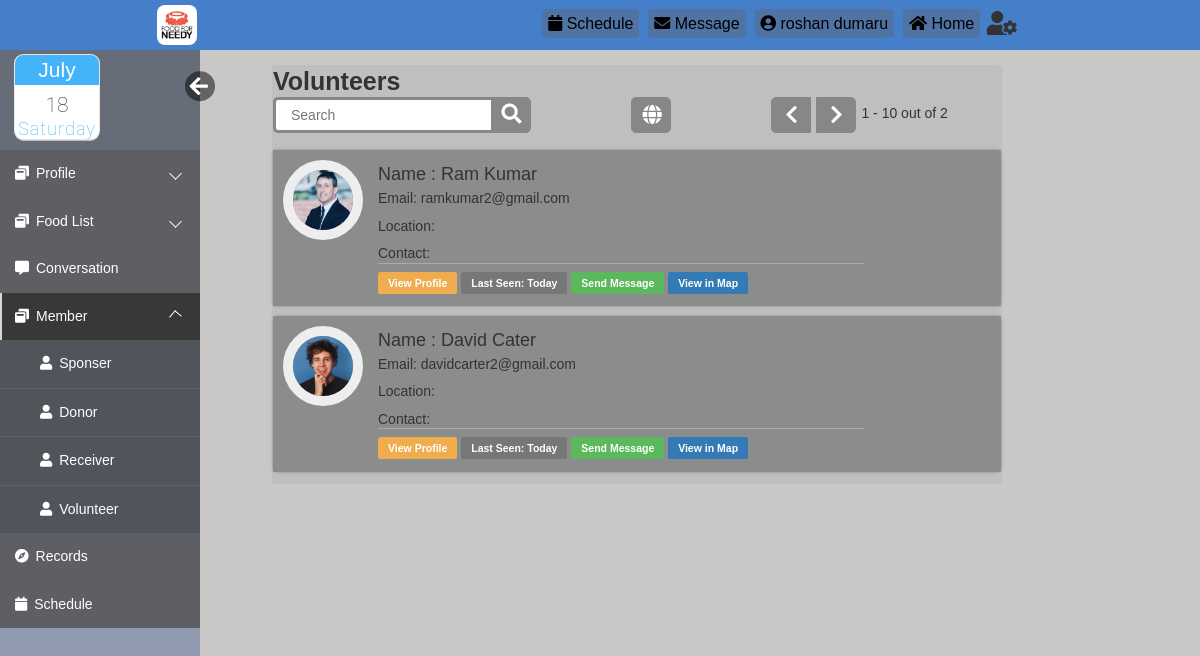
The app's page /html/volunteer.php (signed in) with its own data.
### tables this page shows
CREATE TABLE `register` (
  `reg_id` int(10) UNSIGNED NOT NULL,
  `username` varchar(20) NOT NULL,
  `pic` varchar(255) DEFAULT NULL,
  `user_type` varchar(20) DEFAULT NULL,
  `firstname` varchar(20) NOT NULL,
  `lastname` varchar(20) NOT NULL,
  `email` varchar(40) DEFAULT NULL,
  `location` varchar(30) DEFAULT NULL,
  `lan` float DEFAULT NULL,
  `log` float DEFAULT NULL,
  `contact` text COMMENT 'Contact No',
  `dob` date DEFAULT NULL,
  `created_at` timestamp NOT NULL DEFAULT CURRENT_TIMESTAMP,
  `updated_at` datetime DEFAULT NULL ON UPDATE CURRENT_TIMESTAMP,
  `password` varchar(40) NOT NULL,
  `secret_key` varchar(6) DEFAULT NULL,
  `verified` tinyint(1) NOT NULL DEFAULT '0',
  `verifiedby_id` int(6) NOT NULL DEFAULT '0' COMMENT 'Verified By',
  `remark` varchar(50) DEFAULT NULL,
  `status` tinyint(4) DEFAULT '1',
  `code` varchar(10) DEFAULT NULL
);

### html/volunteer.php (the view, shortened to what this page needs)
<?php
$search=0;
$pos10=10;
$pos=@$_GET['pos'];
 ?>
<!DOCTYPE html>
<html lang="en">
<head>
    <link rel="stylesheet" href="https://maxcdn.bootstrapcdn.com/bootstrap/3.3.6/css/bootstrap.min.css">
    <link rel="stylesheet" href="https://maxcdn.bootstrapcdn.com/font-awesome/4.6.3/css/font-awesome.min.css">
    <link rel="stylesheet" href="css/loginindex.css">
    <link rel="stylesheet" href="css/editprofile.css">
    <link rel="stylesheet" href="css/index.css">
    <link rel="stylesheet" href="https://use.fontawesome.com/releases/v5.3.1/css/all.css">
    <link rel="stylesheet" href="css/datetime.css">
</head>
<body>
    <div class="body_wrapper">
        <div class="container">
            <div class="col-md-8 col-sm-9 contains">
                <div class="panel profile-panel">
        <caption><b style="font-size:25px;">Volunteers</b></caption>
        <br>
        <form action="volunteer.php" method="POST">
            <div class="search">
                <input type="text" style="color:black" class="searchTerm" placeholder="Search" name="search" required="required">
                <button type="submit" name="searchsubmit" class="searchButton">
                 <i class="fa fa-search"></i>
                 </button>
                 <a class="globe" href="volunteer.php?pos=9999"><i class="fa fa-globe"></i></a>
                  <?php
                          $sql = "SELECT * from `register` WHERE  `user_type`='Volunteer'";
                            require_once("DBConnect.php");
                            $resulttotal = $conn-> query($sql);
                            $total = mysqli_num_rows($resulttotal);
                            if($pos==null){$pos=0;
                                $pos10=$pos+10;}else{
                                    $pos10=10;
                                }
                            ?>
              <?php if($pos==null){$pos=0;}?>
              <?php if($pos>0){?>
              <a class="navileft" href="volunteer.php?pos=<?php echo $pos-10;?>"><i class="fa fa-chevron-left"></i></a>
              <?php }else { ?>
              <a class="navileft"><i class="fa fa-chevron-left"></i></a>
              <?php } if(($pos+10)<$total){ ?>
              <a class="naviright" href="volunteer.php?pos=<?php echo $pos+10;?>"><i class="fa fa-chevron-right"></i></a>
              <?php } else { ?>
                <a class="naviright"><i class="fa fa-chevron-right"></i></a>
              <?php } ?>
              <p style="margin:8px 0 0 5px"><?php echo ($pos+1)." - ".($pos+10);?> out of <?php echo $total?></p>
            </div>
    </form>
        <br>
    <?php
     require_once("DBConnect.php");
         if($search==1){
             $sql = "SELECT * from register WHERE `user_type`='Volunteer' AND `firstname`='$search_name' ";
         }else{
         $sql = "SELECT * from register WHERE `user_type`='Volunteer' AND 1 Limit $pos, $pos10";
         }
     $result = $conn-> query($sql);
     if($result-> num_rows >0){
        while($row = $result-> fetch_assoc()){
            ?>
    <div class="row">
<div class="col-md-12">
    <div class="media">
        <a class="pull-left" href="#">
            <img class="media-object dp img-circle" src="<?php if($row['pic']==null){?>files/user.png<?php }else{?> files/<?php echo $row['pic'];}?>" style="width: 80px;height:80px;">
        </a>
        <div class="media-body">
            <h4 class="media-heading">Name :<span> <?=$row['firstname']." ".$row['lastname']?></span></h4>
            <p>Email: <?=$row['email']?></p>
            <p>Location: <?=$row['location']?></p>
            <p>Contact: <?=$row['contact']?></p>
            <hr class="blackLine">
            <a href="viewprofile.php?view=<?=$row['username']?>"><span class="label label-warning">View Profile</span></a>
            <a><span class="label label-default">Last Seen: Today</span></a>
            <a href="chat.php?session_name=<?=$row['username']?>"><span class="label label-success">Send Message</span></a>
            <a href="#" class="plus class="btn btn-success data-toggle="modal" data-target="#popUpWindow"><span class="label label-primary" >View in Map</span></a>
        </div>
    </div>
</div>
</div>
         <?php  }}?>
                </div>
            </div>
        </div>
    </div>
</body>
</html>

### html/css/loginindex.css (style rules this page uses)
* { margin: 0; padding: 0; font-family: sans-serif; list-style: none; text-decoration: none; }
.me #hide, .me #show { position: absolute; transform: scale(1.5); right: -60px; bottom: 40px; width: 20px; padding-top: 2px; padding-left: 3px; color: #FFF; border-radius: 0%; border-style: initial; border-radius: 50%; background: rgba(0, 0, 0, 0.5); }
#mySidebar { transition: 0.4s; }

### html/css/editprofile.css (style rules this page uses)
.sidemenu { float: left; }
.me { position: relative; width: calc(100% - 50px); height: 85px; padding: 15px 25px; margin-bottom: 15px; }
.profile-panel { margin-top: 2%; background-color: rgb(190, 192, 192); }
.navbars { display: flex; flex-direction: row; flex-wrap: wrap-reverse; font-size: 1.1rem; justify-content: space-around; background: #457fca; padding-top: 10px; padding-bottom: 5px; height: 50px; }
.navbars1 { display: flex; flex-direction: row-reverse; flex-wrap: wrap-reverse; font-size: 1.1rem; }
.navbars a { text-decoration: none; color: black; border-radius: 8%; font-size: 1.6rem; font-family: 'Franklin Gothic Medium', 'Arial Narrow', Arial, sans-serif; padding: 6px; }
.navbars .nav1 a, .navbars .nav2 a, .navbars .nav4 a { background-color: rgba(107, 81, 57, 0.271); }
.navbars>div { margin-left: -20px; margin-right: 1%; margin-top: 6px; text-align: center; font-size: 0.8rem; z-index: 999; }
.navbars .nav3, .navbars .nav0 { margin-top: -3px; cursor: pointer; position: relative; z-index: 3; }

### html/css/index.css (style rules this page uses)
*, *::after, *::before { padding: 0px; margin: 0px; box-sizing: border-box; }
body { font-family: "Quicksand", "SolaimanLipi", sans-serif; font-size: 14px; }
hr.blackLine { border-color: #ada9a9; margin-top: -10px; margin-bottom: 10px; width: 80%; }
.body_wrapper { width: 100%; height: 100%; background: #cac7c7; overflow: hidden; }
.sidemenu { float: left; width: 200px; height: calc(100vh - 10px); background: #909bb0; scrollbar-width: none; }
.sidemenu>ul { background: #666d78; }
.sidemenu>ul>li>a { display: block; position: relative; color: #fff; text-decoration: none; padding: 15px; background: rgba(87, 83, 83, 0.5); }
.sidemenu>ul>li>a>span { margin-right: 7px; }
.sidemenu>ul>li.active>a { background: #383838; color: #ffffff; }
.sidemenu>ul>li.active>a::before { display: block; position: absolute; content: ""; height: 100%; left: 0; top: 0; width: 2px; background-color: #d6d6d6; }
.sidemenu>ul>li>ul>li+li { border-top: 1px solid #695f5f; }
.sidemenu>ul>li>ul>li>a { text-decoration: none; display: block; width: 100%; color: #fff; padding: 15px; background: #50555c; padding-left: 40px; }
.sidemenu>ul>li>ul>li>a>span { margin-right: 7px; }
.sidemenu>ul>.dropdown>a { position: relative; display: block; }
.sidemenu>ul>.dropdown>a::after { content: ""; position: absolute; top: 40%; right: 10%; display: block; height: 9px; width: 9px; border-left: 1px solid #fff; border-bottom: 1px solid #fff; transition: 0.5s; transform: rotate(-45deg); }
.sidemenu>ul>.dropdown>ul { overflow: hidden; transform: 0.3s; transition: 0.3s; height: 0px; }
.sidemenu>ul>.dropdown-open>a { background: #49415482; }
.sidemenu>ul>.dropdown-open>a::after { transform: rotate(130deg); }
.sidemenu>ul>.dropdown-open>ul { transition: all 0.2s; }

### html/css/datetime.css (style rules this page uses)
.holders { margin: -10px 0 0 -10px; width: 70%; max-width: 500px; min-width: 490px; padding-bottom: 30px; }
.cells { display: inline-block; -webkit-user-select: none; }
#four { border-radius: 0.6em; }
.icons { font-size: 1em; display: block; position: relative; width: 6em; height:6em; background-color: #fff; box-shadow: 0 0 0 1px #e6e6e6, 0 2px 0 #bdbdbd; overflow: hidden; font-family: Roboto, sans-serif; transition: all 0.1s linear; margin: 0px auto; }
.icons * { position: absolute; width: 100%; font-size: 1.5em; font-weight: 100; font-style: normal; text-align: center; transition: all 0.2s linear; }
.icons strong { top: 0; color: #fff; background-color: #43B4FA; }
.icons h5 { bottom: 0em; color: #43B4FA; font-size: 1.3em; letter-spacing: 1px; }
.icons h6 { top: 45%; color: #2f2f2f; }

### records on screen
register: pic (picture), firstname "Ram", lastname "Kumar", email "ramkumar2@gmail.com"
register: pic (picture), firstname "David", lastname "Cater", email "davidcarter2@gmail.com"

### other values on screen
$pos+1 "1"
$pos+10 "10"
$total "2"
